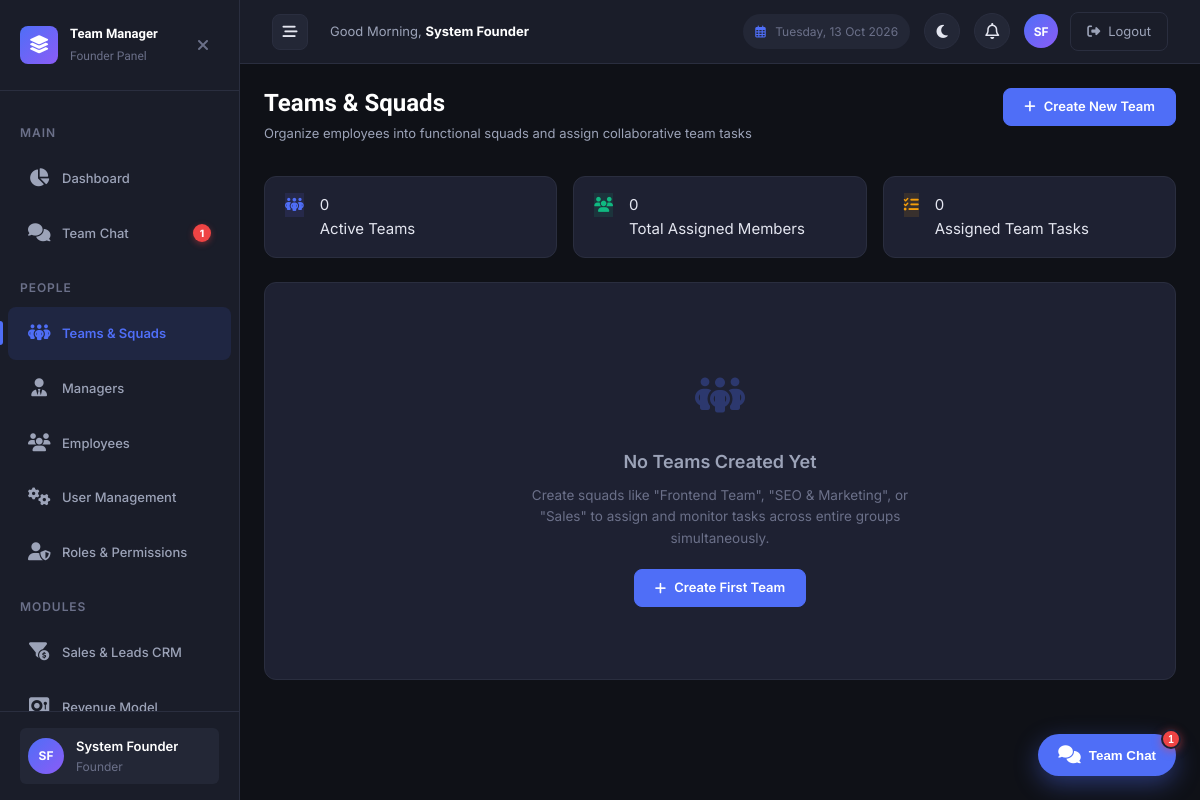
The page /founder/teams.php (signed in) on the database its author committed.
### tables this page shows
CREATE TABLE `users` (
  `id` int NOT NULL AUTO_INCREMENT,
  `employee_id` varchar(50) DEFAULT NULL,
  `name` varchar(100) NOT NULL,
  `email` varchar(150) NOT NULL,
  `contact_no` varchar(20) DEFAULT NULL,
  `designation` varchar(100) DEFAULT NULL,
  `joining_date` date DEFAULT NULL,
  `base_salary` decimal(10,2) NOT NULL DEFAULT '30000.00',
  `password` varchar(255) NOT NULL,
  `pin` varchar(255) DEFAULT NULL,
  `role` varchar(50) NOT NULL DEFAULT 'employee',
  `manager_id` int DEFAULT NULL,
  `status` enum('active','inactive') NOT NULL DEFAULT 'active',
  `created_at` timestamp NULL DEFAULT CURRENT_TIMESTAMP,
  `updated_at` timestamp NULL DEFAULT CURRENT_TIMESTAMP ON UPDATE CURRENT_TIMESTAMP,
  `last_activity` timestamp NULL DEFAULT NULL,
  `presence_status` enum('automatic','dnd','away','offline') NOT NULL DEFAULT 'automatic',
  `custom_status_text` varchar(255) DEFAULT NULL,
  `custom_status_emoji` varchar(50) DEFAULT NULL,
  `last_active_at` timestamp NULL DEFAULT CURRENT_TIMESTAMP ON UPDATE CURRENT_TIMESTAMP,
  PRIMARY KEY (`id`),
  UNIQUE KEY `uk_email` (`email`),
  UNIQUE KEY `uk_employee_id` (`employee_id`),
  KEY `idx_role` (`role`),
  KEY `idx_manager_id` (`manager_id`),
  KEY `idx_status` (`status`),
  CONSTRAINT `fk_users_manager` FOREIGN KEY (`manager_id`) REFERENCES `users` (`id`) ON DELETE SET NULL ON UPDATE CASCADE
);

### founder/teams.php (the view, shortened to what the rows shown need)
<?php
require_once __DIR__ . '/../includes/functions.php';
require_once __DIR__ . '/../includes/auth.php';
requireRole([ROLE_FOUNDER]);
$db = getDB();
try {
    $allStaff = $db->query("
        SELECT id, employee_id, name, email, role, designation
        FROM users
        WHERE status = 'active'
        ORDER BY role ASC, name ASC
    ")->fetchAll();
} catch (Throwable $e) {
    $allStaff = [];
}
include __DIR__ . '/../includes/header.php';
?>
<div class="page-header">
    <div>
        <h1 class="page-title">Teams & Squads</h1>
    </div>
</div>
<?php include __DIR__ . '/../includes/footer.php'; ?>

### includes/header.php (shortened to what the rows shown need)
<?php
$greeting = (date('H') < 12) ? 'Good Morning' : ((date('H') < 17) ? 'Good Afternoon' : 'Good Evening');
?>
<!DOCTYPE html>
<html lang="en" data-theme="dark">
<head>
    <link rel="stylesheet" href="https://cdnjs.cloudflare.com/ajax/libs/font-awesome/6.5.1/css/all.min.css" />
    <link rel="stylesheet" href="<?php echo BASE_URL; ?>/assets/css/style.css?v=<?php echo @filemtime(__DIR__ . '/../assets/css/style.css') ?: time(); ?>">
</head>
<body>
    <div class="app-layout">
        <?php include __DIR__ . '/sidebar.php'; ?>
        <div class="main-wrapper">
            <header class="top-header">
                <div class="header-left">
                    <div class="header-greeting">
                        <?php echo $greeting; ?>, <strong><?php echo e($currentUser['name'] ?? 'User'); ?></strong>
                    </div>
                </div>
                <div class="header-right" style="display: flex; align-items: center; gap: 14px;">
                    <div class="header-user-section">
                        <a href="<?php echo BASE_URL; ?>/profile.php" class="header-avatar" title="View Profile" style="text-decoration: none; color: #fff; display: flex; align-items: center; justify-content: center; font-weight: bold; background-color: var(--color-primary);"><?php echo e($userInitials); ?></a>
                        <a href="<?php echo BASE_URL; ?>/auth/logout.php" class="btn-logout" title="Logout">
                            <i class="fa-solid fa-right-from-bracket"></i> <span class="btn-logout-text">Logout</span>
                        </a>
                    </div>
                </div>
            </header>
            <main class="main-content fade-in">

### includes/sidebar.php (shortened to what the rows shown need)
<?php
$currentUser = getCurrentUser();
$userRole = $currentUser['role'] ?? '';
$baseRole = function_exists('getRoleBaseType') ? getRoleBaseType($userRole) : $userRole;
$userInitials = getInitials($currentUser['name'] ?? 'U');
$sidebarChatUnread = isLoggedIn() ? countUnreadChatMessages((int)($currentUser['id'] ?? 0)) : 0;
$currentPage = basename($_SERVER['PHP_SELF'], '.php');
$currentDir = basename(dirname($_SERVER['PHP_SELF']));
function isActive(string $dir, string $page): string {
    global $currentDir, $currentPage;
    return ($currentDir === $dir && $currentPage === $page) ? ' active' : '';
}
?>
<aside class="sidebar" id="sidebar">
    <div class="sidebar-brand">
        <div class="sidebar-brand-text">
            Team Manager
            <span><?php echo ucwords(str_replace('_', ' ', e($userRole))); ?> Panel</span>
        </div>
    </div>
    <nav class="sidebar-nav">
        <?php if ($baseRole === ROLE_FOUNDER): ?>
            <a href="<?php echo BASE_URL; ?>/chat/index.php" class="sidebar-nav-item<?php echo isActive('chat', 'index'); ?>">
                <span class="nav-icon"><i class="fa-solid fa-comments"></i></span> Team Chat
                <span class="sidebar-chat-badge" style="display: <?php echo $sidebarChatUnread > 0 ? 'inline-flex' : 'none'; ?>;"><?php echo $sidebarChatUnread > 99 ? '99+' : $sidebarChatUnread; ?></span>
            </a>
        <?php endif; ?>
    </nav>
    <div class="sidebar-footer">
        <a href="<?php echo BASE_URL; ?>/profile.php" class="sidebar-user" style="text-decoration: none; display: flex; align-items: center; width: 100%; border-radius: var(--radius-sm); transition: background-color var(--transition-base); padding: var(--space-2);" onmouseover="this.style.backgroundColor='var(--color-bg-tertiary)'" onmouseout="this.style.backgroundColor='transparent'">
            <div class="sidebar-user-avatar"><?php echo e($userInitials); ?></div>
            <div class="sidebar-user-info">
                <div class="sidebar-user-name"><?php echo e($currentUser['name'] ?? 'User'); ?></div>
                <div class="sidebar-user-role"><?php echo ucwords(str_replace('_', ' ', e($userRole))); ?></div>
            </div>
        </a>
    </div>
</aside>

### rows shown on the page
users: role "Founder", id "1", name "SF", name "System Founder"

### other values the page prints
count($teams) "0"
$totalMembers "0"
$totalTasks "0"
$footerChatUnread "1"
